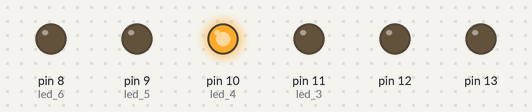
Bench run of a sketch on a simulated Arduino Uno, built with avr-gcc and run on an emulated ATmega328P. On the bench: output pins drawn as LEDs (lit = HIGH).

Above: at 0.02 s.
At 0.4 s:
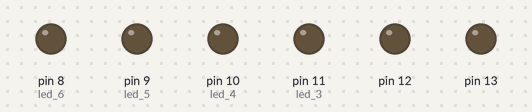
At 0.67 s:
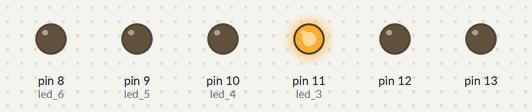
At 2.72 s:
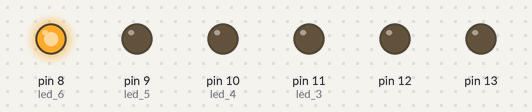
At 3.37 s:
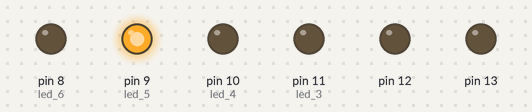
At 7.5 s:
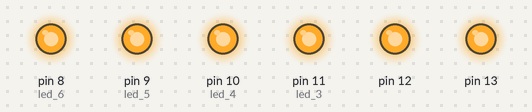
Timing chart, 0 to 7.9 s (numbered marks = the images above):
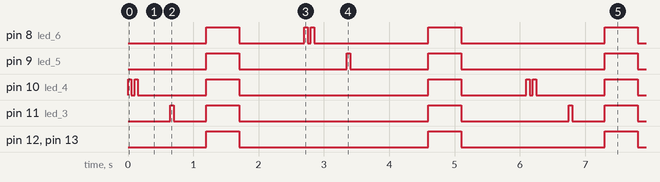

The sketch:

LED.ino
```cpp
void setup() {
  // put your setup code here, to run once:
  pinMode(12, OUTPUT);  //. led 1
  pinMode(13, OUTPUT);  //. led 2
  pinMode(11, OUTPUT);  // led 3
  pinMode(10,OUTPUT);   // led 4
  pinMode(9, OUTPUT);   // led 5
  pinMode(8,OUTPUT);    // led 6


}

void loop() {
  // put your main code here, to run repeatedly:
  digitalWrite(10,HIGH);
  delay(50);
  digitalWrite(10,LOW);
  delay(50);
  digitalWrite(10,HIGH);
  delay(50);
  digitalWrite(10,LOW);
  delay(500);
  digitalWrite(11,HIGH);
  delay(50);
  digitalWrite(11,LOW);
  delay(500);
  digitalWrite(11,HIGH);
  digitalWrite(12,HIGH);
  digitalWrite(13,HIGH);
  digitalWrite(10,HIGH);
  digitalWrite(8,HIGH);
  digitalWrite(9,HIGH);
  delay(500);
  digitalWrite(11,LOW);
  digitalWrite(12,LOW);
  digitalWrite(13,LOW);
  digitalWrite(10,LOW);
  digitalWrite(8,LOW);
  digitalWrite(9,LOW);
  delay(1000);
   digitalWrite(8,HIGH);
  delay(50);
  digitalWrite(8,LOW);
  delay(50);
  digitalWrite(8,HIGH);
  delay(50);
  digitalWrite(8,LOW);
  delay(500);
  digitalWrite(9,HIGH);
  delay(50);
  digitalWrite(9,LOW);
  delay(1200);
  digitalWrite(11,HIGH);
  digitalWrite(12,HIGH);
  digitalWrite(13,HIGH);
  digitalWrite(10,HIGH);
  digitalWrite(8,HIGH);
  digitalWrite(9,HIGH);
  delay(500);
  digitalWrite(11,LOW);
  digitalWrite(12,LOW);
  digitalWrite(13,LOW);
  digitalWrite(10,LOW);
  digitalWrite(8,LOW);
  digitalWrite(9,LOW);
  delay(1000);

}
```

Measured:
- by itself, pin 8 (led_6): repeats every 6.1 s: LOW 1.0 s, HIGH 0.05 s, LOW 0.05 s, HIGH 0.05 s, LOW 1.8 s, HIGH 0.50 s, LOW 2.2 s, HIGH 0.50 s
- by itself, pin 9 (led_5): repeats every 6.1 s: LOW 1.7 s, HIGH 0.05 s, LOW 1.2 s, HIGH 0.50 s, LOW 2.2 s, HIGH 0.50 s
- by itself, pin 10 (led_4): repeats every 6.1 s: LOW 0.05 s, HIGH 0.05 s, LOW 1.1 s, HIGH 0.50 s, LOW 2.9 s, HIGH 0.50 s, LOW 1.0 s, HIGH 0.05 s
- by itself, pin 11 (led_3): repeats every 6.1 s: LOW 0.50 s, HIGH 0.50 s, LOW 2.9 s, HIGH 0.50 s, LOW 1.7 s, HIGH 0.05 s
- by itself, pin 12, pin 13: repeats every 6.1 s: LOW 2.9 s, HIGH 0.50 s, LOW 2.2 s, HIGH 0.50 s
